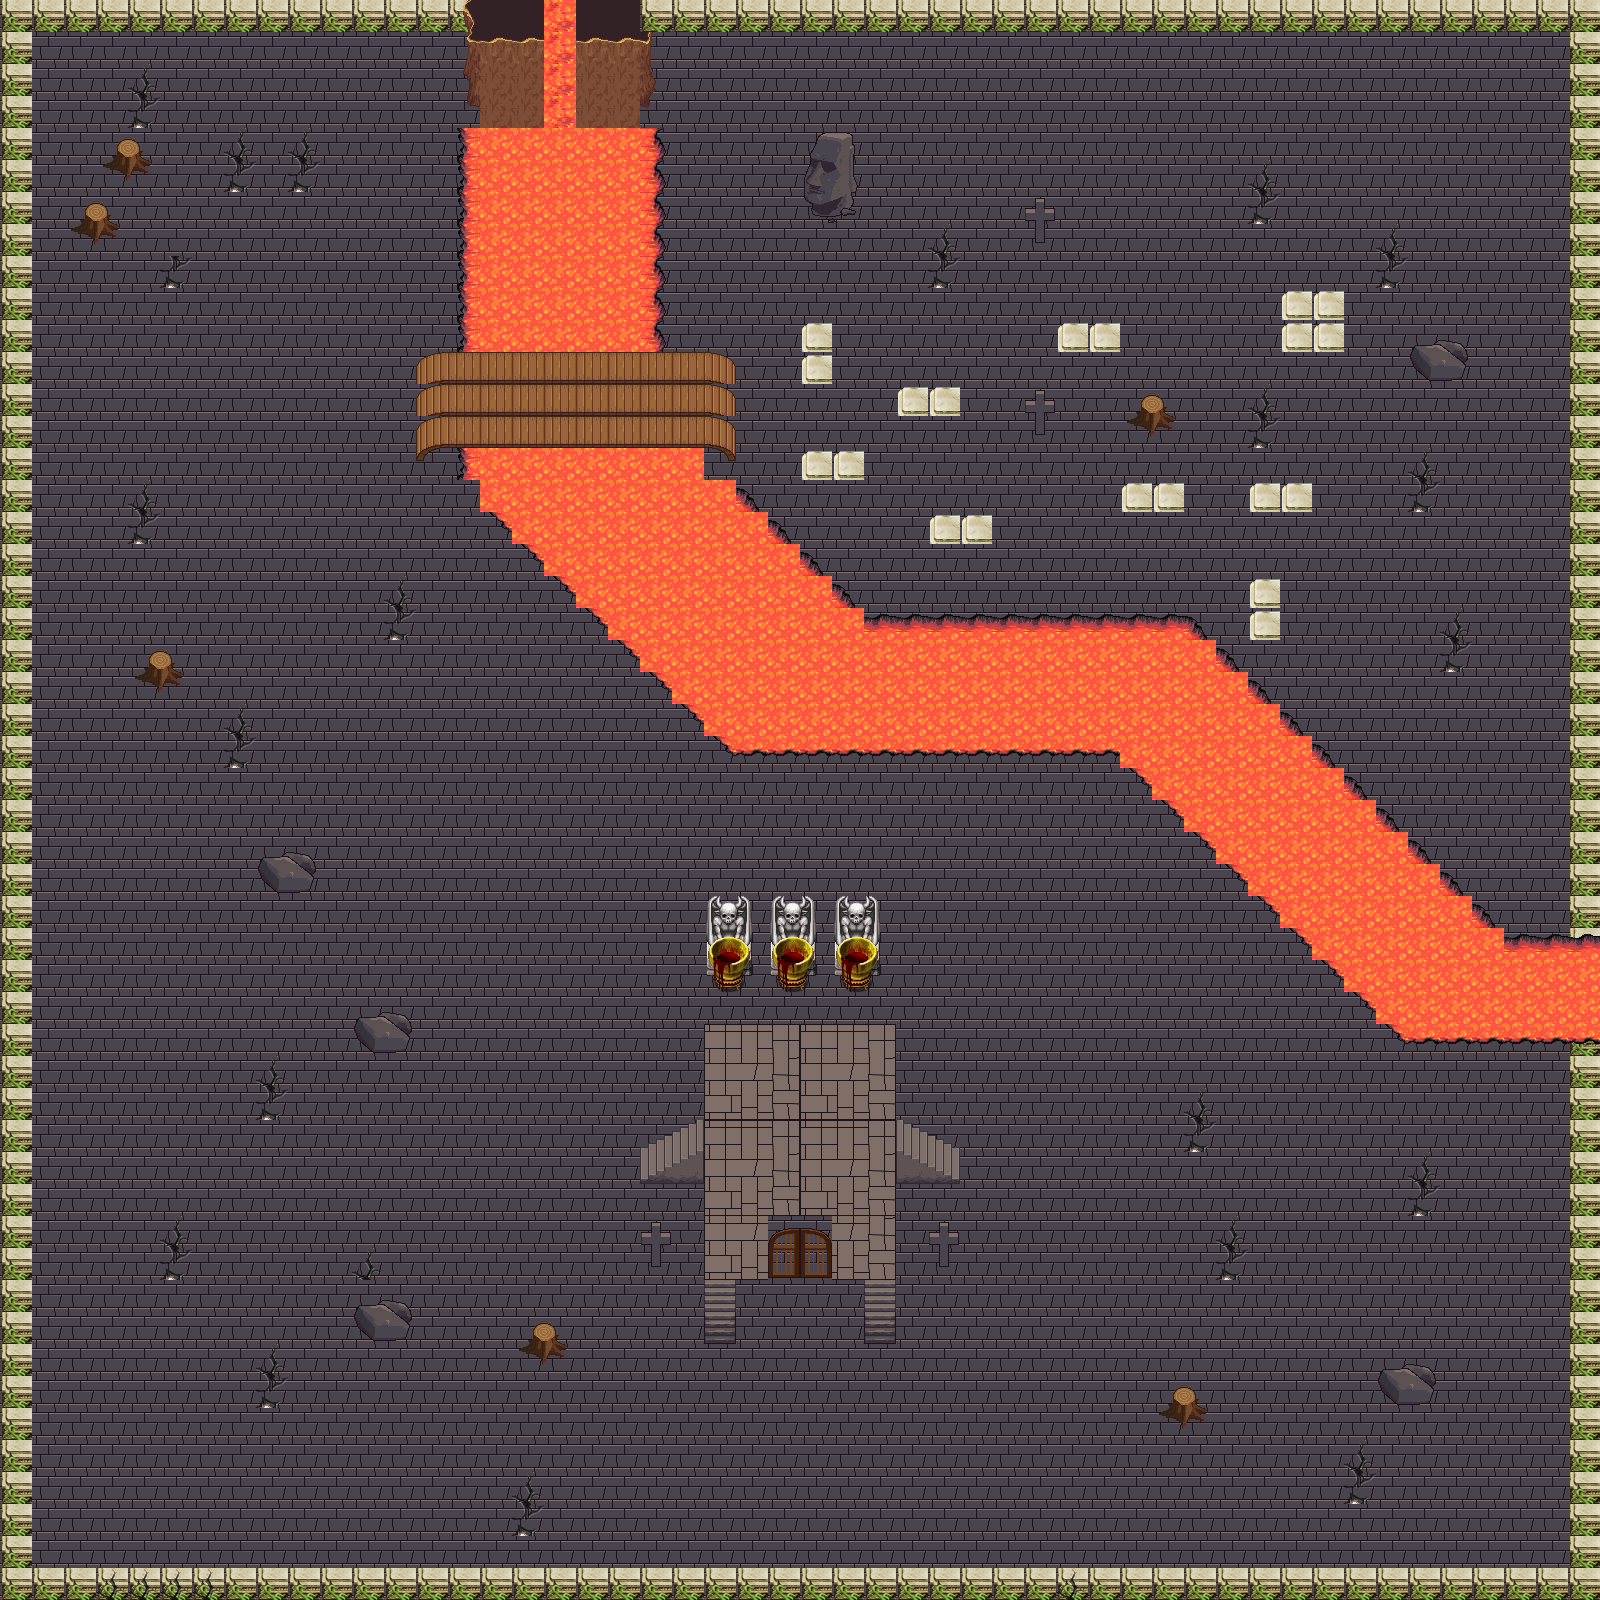

Below is a game level as drawn by its tile map, then a one-line description and the .tmx that defines it (tile-layer data replaced by summaries):
An orthogonal 50x50 tile map with 32x32 px tiles, 3 tile layers (ground, Boundry, Object tiles), 2 tilesets and 58 objects.

<map version="1.8" tiledversion="1.8.6" orientation="orthogonal" renderorder="right-down" width="50" height="50" tilewidth="32" tileheight="32" infinite="0" nextlayerid="6" nextobjectid="201">
 <tileset firstgid="1" source="Tilesets/terrain_atlas.tsx" />
 <tileset firstgid="1025" source="Tilesets/Horror.tsx" />
 <objectgroup id="5" name="obj">
  <object id="184" x="466.5" y="0.5">
   <polyline points="0,0 1,49.5 -3,73.5 1,77.5 0,102.5 12.5,106.5 13,126 -6.5,127.5 -3.5,351 196,352.5 189.5,128 172,125.5 172,104 181,106 188.5,81 185,68.5 185,30 180,-3 13.5,-0.5" />
  </object>
  <object id="185" x="665.5" y="1.5">
   <polyline points="0,0 92,-1.5" />
  </object>
  <object id="187" x="649.333" y="32.6667">
   <polyline points="0,0 920.667,-1.33333 920,1532.67 -616.667,1534 -616,1471.33" />
  </object>
  <object id="188" x="33.3333" y="1424">
   <polyline points="0,0 -0.666667,-1393.33 456.667,-1391.33" />
  </object>
  <object id="189" x="466" y="450.667">
   <polyline points="0,0 0,26.6667 14,29.3333 15.3333,60 30,60 50.6667,82.6667 46.6667,90.6667 62,94 76.6667,108 78,122 94,125.333 110.667,144 108,154 127.333,154 137.333,170.667 142.667,190 158,190 174.667,208 172,216 187.333,220 210,245.333 205.333,248.667 220.667,254.667 238,270.667 241.333,284.667 259.333,284 256,286.667 268,300 653.333,298.667 656,317.333 672.667,318.667 687.333,336 687.333,348 699.333,348.667 719.333,366.667 719.333,382 735.333,380.667 751.333,400 752,412 771.333,416.667 780.667,427.333 780.667,444 800.667,447.333 812.667,460.667 815.333,474.667 828.667,476 843.333,492 846.667,509.333 859.333,509.333 875.333,522.667 875.333,539.333 894.667,541.333 908.667,556 910.667,570 927.333,574.667 936.667,586 1133.33,590 1134.67,484.667 1040.67,488.667 1035.33,478 1026.67,470 1006.67,455.333 1006,446 992,444 978.667,423.333 974,421.333 968.667,393.333 973.333,411.333 964,411.333 948,393.333 940.667,382.667 899.333,371.333 919.333,366.667 928,377.333 907.333,358 722.667,166.667 398,164.667 267.333,31.3333 239.333,28.6667 236.667,-4.66667 266,7.33333 238,-4 14,-3.33333" />
  </object>
  <object id="190" x="706" y="1342">
   <polyline points="0,0 -1.33333,-190.667 -61.3333,-162.667 -10,-162.667" />
  </object>
  <object id="191" x="736" y="1340">
   <polyline points="0,0 -0.666667,-62 30,-61.3333 30.6667,-125.333 94.6667,-124 97.3333,-63.3333 126.667,-62.6667 128.667,1.33333" />
  </object>
  <object id="192" x="895.333" y="1342.67">
   <polyline points="0,0 0,-191.333 61.3333,-162.667 5.33333,-162" />
  </object>
  <object id="193" x="958.667" y="1150">
   <polyline points="0,0 -63.3333,-30.6667 -64.6667,-125.333 -252.667,-124 -254.667,-31.3333 -316.667,-2.66667" />
  </object>
  <object id="194" x="731.333" y="989.333">
   <polyline points="0,0 -16,-3.33333 -20.6667,-45.3333 -20.6667,-94.6667 -8,-85.3333 13.3333,-92.6667 18.6667,-34 8.66667,-8" />
  </object>
  <object id="196" x="778" y="896">
   <polyline points="0,0 -6.66667,75.3333 14,90.6667 24,91.3333 34,66.6667 30.6667,0 8.66667,8.66667" />
  </object>
  <object id="197" x="842.667" y="898.667">
   <polyline points="0,0 -5.33333,67.3333 10,88.6667 32,66 28.6667,-4 12.6667,8.66667 6.66667,6.66667" />
  </object>
  <object id="198" x="360.667" y="1028">
   <polyline points="0,0 18,23.3333 45.3333,22 45.3333,-5.33333 14,-12" />
  </object>
  <object id="199" x="284" y="898">
   <polyline points="0,0 28,-12 31.3333,-36.6667 6.66667,-44.6667 -24,-39.3333 -10.6667,-18" />
  </object>
  <object id="200" x="143.333" y="678">
   <polyline points="0,0 6.66667,10 33.3333,-0.666667 22.6667,-21.3333 6,-13.3333" />
  </object>
  <object id="201" x="228" y="760.667">
   <polyline points="0,0 10,5.33333 8,-15.3333 0.666667,-10" />
  </object>
  <object id="202" x="389.333" y="644">
   <polyline points="0,0 13.3333,0 7.33333,-32.6667 -2.66667,-14.6667" />
  </object>
  <object id="203" x="132" y="546.667">
   <polyline points="0,0 32.6667,-6" />
  </object>
  <object id="204" x="131.333" y="527.333">
   <polyline points="0,0 15.3333,9.33333" />
  </object>
  <object id="205" x="822" y="219.333">
   <polyline points="0,0 -16,-31.3333 -4,-83.3333 31.3333,-78 30.6667,-44 17.3333,-6.66667" />
  </object>
  <object id="206" x="1039.33" y="437.333">
   <polyline points="0,0 5.33333,-31.3333 0,-48 -8.66667,-31.3333 -4,-13.3333" />
  </object>
  <object id="207" x="1138" y="423.333">
   <polyline points="0,0 26.6667,5.33333 27.3333,-17.3333 9.33333,-24.6667 1.33333,-12.6667" />
  </object>
  <object id="208" x="941.333" y="294.667">
   <polyline points="0,0 1.33333,-30.6667 -6,-24.6667 -5.33333,-8.66667" />
  </object>
  <object id="209" x="1038" y="243.333">
   <polyline points="0,0 -3.33333,-44 8.66667,-42 4.66667,-12" />
  </object>
  <object id="210" x="1258.67" y="227.333">
   <polyline points="0,0 1.33333,-34 -4.66667,-20 10,-6" />
  </object>
  <object id="211" x="1385.33" y="284.667">
   <polyline points="0,0 9.33333,-31.3333 -3.33333,-23.3333 7.33333,-3.33333" />
  </object>
  <object id="212" x="1434" y="362.667">
   <polyline points="0,0 22.6667,10.6667 24.6667,-21.3333 -16.6667,-20.6667 -23.3333,-8 -10,13.3333 17.3333,20 28,8.66667" />
  </object>
  <object id="213" x="1142.67" y="423.333">
   <polyline points="0,0 27.3333,3.33333 17.3333,-24 -6.66667,-16" />
  </object>
  <object id="214" x="1258.67" y="453.333">
   <polyline points="0,0 8.66667,-28 -12,-24.6667 13.3333,-6" />
  </object>
  <object id="215" x="1422" y="512.667">
   <polyline points="0,0 -1.33333,-28 -9.33333,-13.3333 8,-2.66667" />
  </object>
  <object id="216" x="1446.67" y="668">
   <polyline points="0,0 14.6667,-17.3333 -18,-25.3333 14,4" />
  </object>
  <object id="217" x="1032.67" y="432.667">
   <polyline points="0,0 14,-26 6.66667,-40.6667 -4.66667,-24 13.3333,1.33333" />
  </object>
  <object id="218" x="1060" y="327.333">
   <polyline points="0,0 -0.666667,22.6667 56.6667,21.3333 58.6667,-4 17.3333,-0.666667" />
  </object>
  <object id="219" x="802.667" y="325.333">
   <polyline points="0,0 0.666667,57.3333 23.3333,56.6667 26,8.66667 7.33333,4" />
  </object>
  <object id="220" x="804" y="451.333">
   <polyline points="0,0 2.66667,22.6667 56,26 58.6667,-4.66667 14.6667,1.33333" />
  </object>
  <object id="221" x="898" y="390.667">
   <polyline points="0,0 4,23.3333 58,24 59.3333,-1.33333 17.3333,6.66667" />
  </object>
  <object id="222" x="929.333" y="518">
   <polyline points="0,0 2.66667,26 50.6667,32.6667 61.3333,3.33333 19.3333,2.66667" />
  </object>
  <object id="223" x="1126" y="486.667">
   <polyline points="0,0 2.66667,28 55.3333,25.3333 53.3333,1.33333 16,10.6667" />
  </object>
  <object id="224" x="1247.33" y="488.667">
   <polyline points="0,0 12,20.6667 59.3333,22.6667 59.3333,-2.66667 22,3.33333" />
  </object>
  <object id="225" x="1248.67" y="587.333">
   <polyline points="0,0 6.66667,50.6667 28.6667,50.6667 28,0 10,12.6667" />
  </object>
  <object id="226" x="1254" y="506">
   <polyline points="0,0 55.3333,-0.666667 54,-26 9.33333,-16" />
  </object>
  <object id="227" x="1286.67" y="298.667">
   <polyline points="0,0 -0.666667,48 52.6667,49.3333 56,-8.66667 12.6667,28" />
  </object>
  <object id="228" x="1059.33" y="348">
   <polyline points="0,0 56,-2 56,-29.3333 10,-12.6667" />
  </object>
  <object id="229" x="820" y="555.333">
   <polyline points="0,0 118.667,-88 101.333,-136" />
  </object>
  </objectgroup>
 <layer id="1" name="ground" width="50" height="50">
  <data>[2500 cells, 2500 non-empty, 1 distinct tile ids]</data>
 </layer>
 <layer id="2" name="Boundry" width="50" height="50">
  <data>[2500 cells, 198 non-empty, 2 distinct tile ids]</data>
 </layer>
 <layer id="3" name="Object tiles" width="50" height="50">
  <data>[2500 cells, 532 non-empty, 71 distinct tile ids]</data>
 </layer>
 <objectgroup id="5" name="collision-layer">
  <!-- 9 objects omitted --></objectgroup>
</map>
<!-- 14 of 58 objects omitted -->
